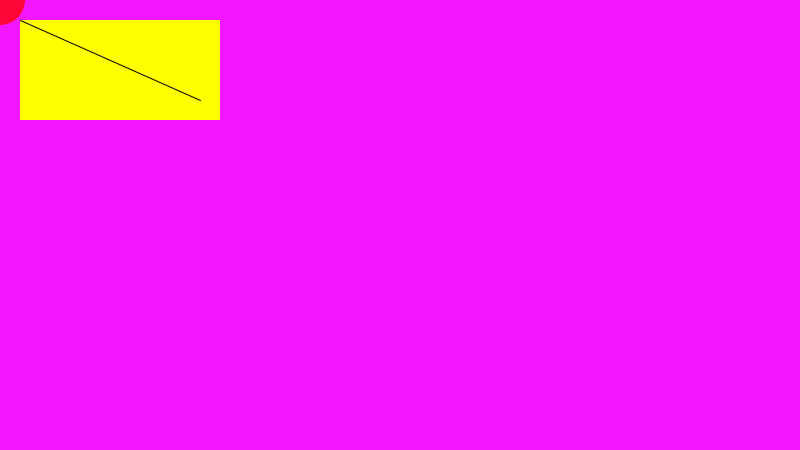
Frame 1 (no input)
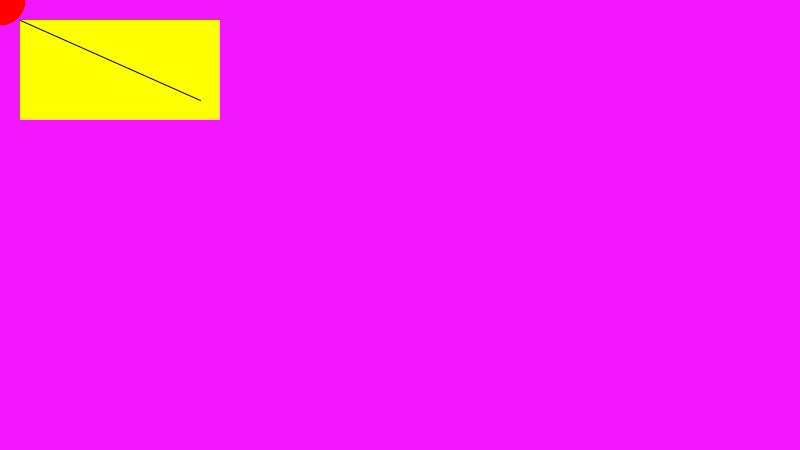
Frame 60 (the mouse pressed at the canvas centre just before this capture)
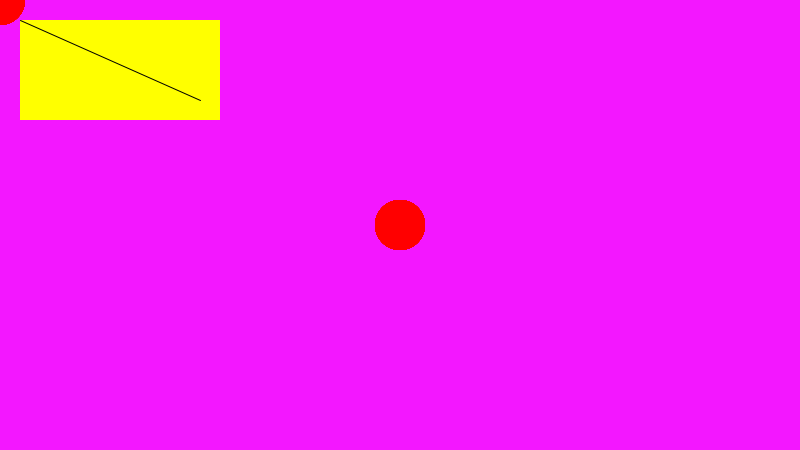
Frame 120 (the mouse held since frame 60 and released just before this capture)

The Processing sketch that drew these frames (run headless with seeded random() and noise(); from frame 60 on, the mouse is pressed at the canvas centre):

// Processing sketch: basicShapes
// ── basicShapes.pde
void setup() {
  size(800, 450);
  //fullScreen();
  background(243, 23, 255);
  
}

void draw() {
  // No outlines!
  noStroke();
  // Yellow
  fill(255, 255, 0);
  rect(20, 20, 200, 100);
  
  // semitransparent red (4th parameter is opacity)
  fill(255, 0, 0, 200);
  // mouseX, mouseY give you the position of the mouse!
  ellipse(mouseX, mouseY, 50, 50);
  
  // Lines need a stroke, because that's what they are!
  stroke(0);
  line(20, 20, 200, 100);
}
